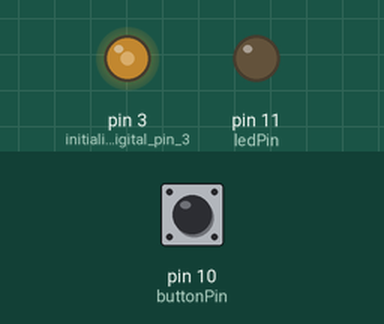
Recording of a sketch running on a simulated Arduino Uno, built with avr-gcc and run on an emulated ATmega328P. Shown: output pins drawn as LEDs (lit = HIGH). The inputs (shaded band) are chosen by the test bench; at power-on: pin 10 (buttonPin) LOW.

Above: at 1.2 s.
1.3 s: pin 10 (buttonPin) pulled HIGH for 1 s
At 2.74 s:
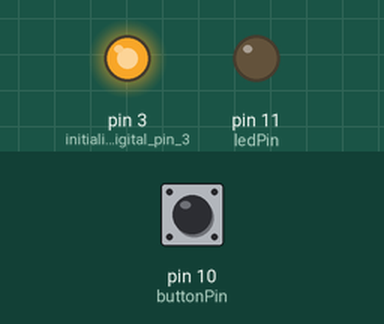
4.3 s: pin 10 (buttonPin) pulled HIGH for 0.15 s
At 4.56 s:
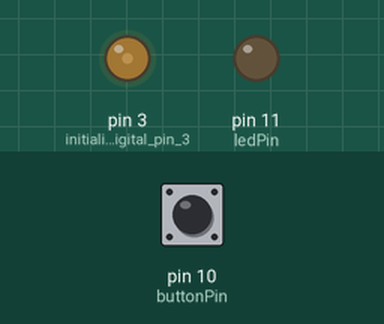
7.3 s: pin 10 (buttonPin) pulled HIGH for 3.2 s
At 7.57 s:
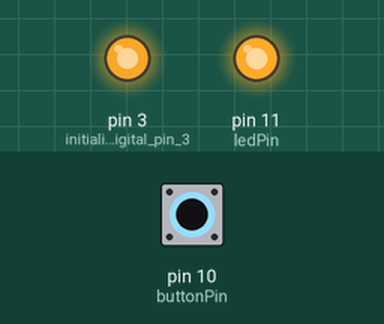
Timing chart, 0 to 18.0 s (numbered marks = the images above; inputs shaded):
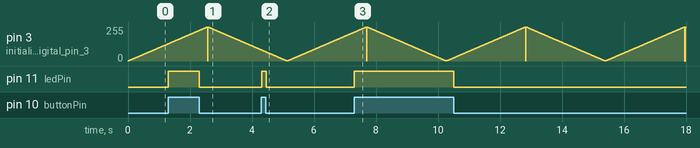

Measured:
- after the input at 1.3 s, pin 11 (ledPin): LOW → HIGH at once, → LOW 1.0 s later
- after the input at 4.3 s, pin 11 (ledPin): LOW → HIGH at once, → LOW 0.15 s later
- after the input at 7.3 s, pin 11 (ledPin): LOW → HIGH at once, → LOW 3.2 s later

The sketch:

A2.ino
```cpp
/*
 * Nigel Fernandes
 * A2 Fade
 * HCDE 439
 * 1/23/21

  Makes RGB LED turn on and then fade off; also has yellow LED turn off while button is held down (stays on until button is pressed).
*/
const int buttonPin = 10;     // the number of the pushbutton pin
const int ledPin =  11;      // the number of the Yellow LED pin

// variables will change:
int buttonState = 0;         // variable for reading the pushbutton status
// the setup function runs once when you press reset or power the board
void setup() {
  pinMode(3, OUTPUT); // initialize digital pin 3 as an output.
  // initialize the LED pin as an output:
  pinMode(ledPin, OUTPUT);
  // initialize the pushbutton pin as an input:
  pinMode(buttonPin, INPUT);
  // set initial LED state
}

void loop() {
  //loops through fade sequence and checks for change of button state
  for(int i = 0; i<512; i++){ //256*2 = 512
    // first half of fade sequence
    if (i<256) {
      analogWrite(3, i); //blue pin
      delay(10); //delays for 10 miliseconds
    }
    //second half of fade sequence
    else {
      analogWrite(3, 512-i); //blue pin
      delay(10); //delays for 10 miliseconds
    }
    // read the state of the pushbutton value:
    buttonState = digitalRead(buttonPin);
    // check if the pushbutton is pressed. If it is, the buttonState is HIGH:
    if (buttonState == HIGH) {
      // turn LED on:
      digitalWrite(ledPin, HIGH);
    } else {
      // turn LED off:
      digitalWrite(ledPin, LOW);
    }
  }
}
```
